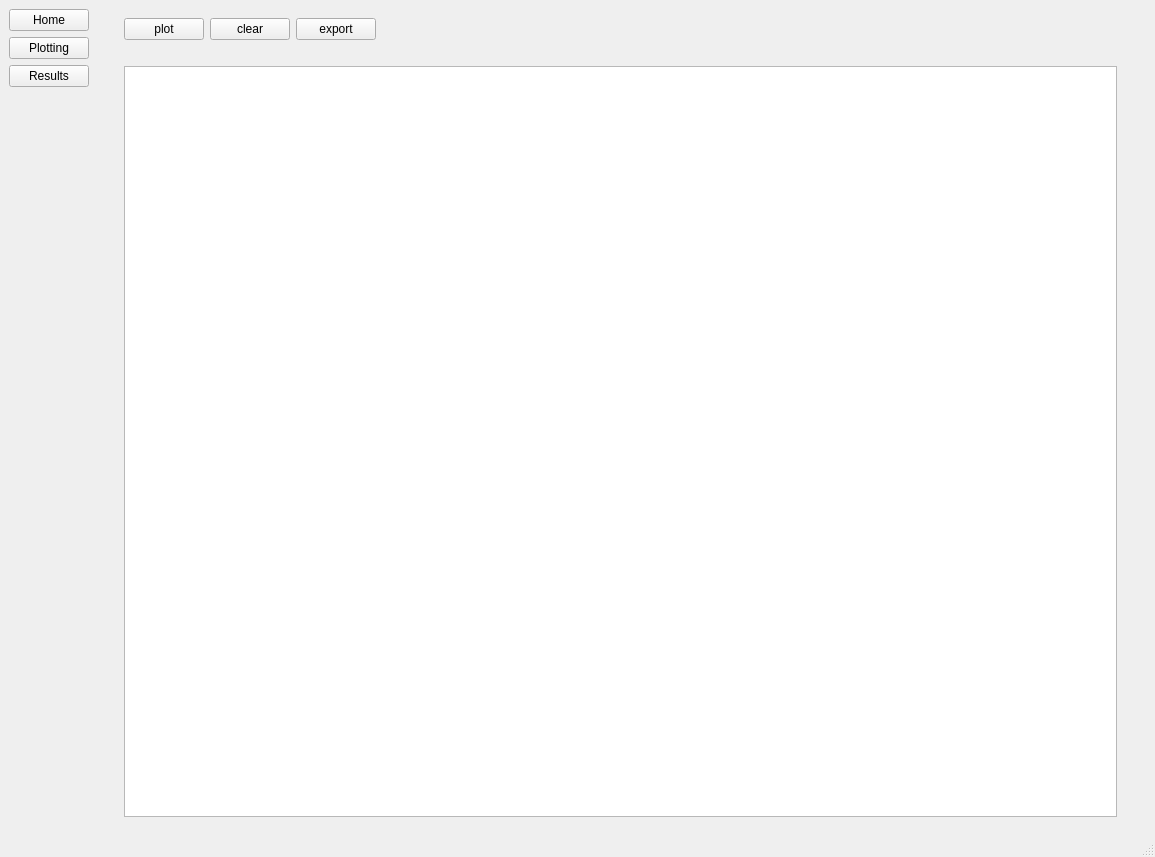
<?xml version="1.0" encoding="UTF-8"?>
<ui version="4.0">
 <class>MainWindow</class>
 <widget class="QMainWindow" name="MainWindow">
  <property name="geometry">
   <rect>
    <x>0</x>
    <y>0</y>
    <width>1155</width>
    <height>857</height>
   </rect>
  </property>
  <property name="windowTitle">
   <string>MainWindow</string>
  </property>
  <property name="styleSheet">
   <string notr="true"/>
  </property>
  <widget class="QWidget" name="centralwidget">
   <layout class="QVBoxLayout" name="verticalLayout_2">
    <item>
     <layout class="QHBoxLayout" name="horizontalLayout">
      <item>
       <layout class="QVBoxLayout" name="verticalLayout">
        <item>
         <widget class="QPushButton" name="button_Home">
          <property name="text">
           <string>Home</string>
          </property>
         </widget>
        </item>
        <item>
         <widget class="QPushButton" name="button_Plotting">
          <property name="text">
           <string>Plotting</string>
          </property>
         </widget>
        </item>
        <item>
         <widget class="QPushButton" name="button_Results">
          <property name="text">
           <string>Results</string>
          </property>
         </widget>
        </item>
        <item>
         <spacer name="verticalSpacer">
          <property name="orientation">
           <enum>Qt::Vertical</enum>
          </property>
          <property name="sizeHint" stdset="0">
           <size>
            <width>20</width>
            <height>40</height>
           </size>
          </property>
         </spacer>
        </item>
       </layout>
      </item>
      <item>
       <spacer name="verticalSpacer_2">
        <property name="orientation">
         <enum>Qt::Vertical</enum>
        </property>
        <property name="sizeHint" stdset="0">
         <size>
          <width>20</width>
          <height>40</height>
         </size>
        </property>
       </spacer>
      </item>
      <item>
       <widget class="QStackedWidget" name="stackedWidget">
        <property name="currentIndex">
         <number>0</number>
        </property>
        <widget class="QWidget" name="page_1">
         <layout class="QHBoxLayout" name="horizontalLayout_8">
          <item>
           <layout class="QVBoxLayout" name="verticalLayout_8">
            <item>
             <layout class="QVBoxLayout" name="verticalLayout_9">
              <item>
               <layout class="QHBoxLayout" name="horizontalLayout_9">
                <item>
                 <widget class="QPushButton" name="button_plot">
                  <property name="text">
                   <string>plot</string>
                  </property>
                 </widget>
                </item>
                <item>
                 <widget class="QPushButton" name="button_clear">
                  <property name="text">
                   <string>clear</string>
                  </property>
                 </widget>
                </item>
                <item>
                 <widget class="QPushButton" name="button_export">
                  <property name="text">
                   <string>export</string>
                  </property>
                 </widget>
                </item>
                <item>
                 <spacer name="horizontalSpacer_3">
                  <property name="orientation">
                   <enum>Qt::Horizontal</enum>
                  </property>
                  <property name="sizeHint" stdset="0">
                   <size>
                    <width>40</width>
                    <height>20</height>
                   </size>
                  </property>
                 </spacer>
                </item>
               </layout>
              </item>
              <item>
               <spacer name="horizontalSpacer_8">
                <property name="orientation">
                 <enum>Qt::Horizontal</enum>
                </property>
                <property name="sizeHint" stdset="0">
                 <size>
                  <width>40</width>
                  <height>20</height>
                 </size>
                </property>
               </spacer>
              </item>
              <item>
               <widget class="PlotWidget" name="plot1"/>
              </item>
             </layout>
            </item>
           </layout>
          </item>
         </layout>
        </widget>
        <widget class="QWidget" name="page_2">
         <layout class="QHBoxLayout" name="horizontalLayout_10">
          <item>
           <layout class="QVBoxLayout" name="verticalLayout_16">
            <item>
             <layout class="QVBoxLayout" name="verticalLayout_17">
              <item>
               <layout class="QVBoxLayout" name="verticalLayout_18">
                <item>
                 <layout class="QHBoxLayout" name="horizontalLayout_11">
                  <item>
                   <widget class="QPushButton" name="pushButton_19">
                    <property name="text">
                     <string>plot</string>
                    </property>
                   </widget>
                  </item>
                  <item>
                   <widget class="QPushButton" name="pushButton_20">
                    <property name="text">
                     <string>clear</string>
                    </property>
                   </widget>
                  </item>
                  <item>
                   <widget class="QPushButton" name="pushButton_21">
                    <property name="text">
                     <string>export</string>
                    </property>
                   </widget>
                  </item>
                  <item>
                   <spacer name="horizontalSpacer">
                    <property name="orientation">
                     <enum>Qt::Horizontal</enum>
                    </property>
                    <property name="sizeHint" stdset="0">
                     <size>
                      <width>40</width>
                      <height>20</height>
                     </size>
                    </property>
                   </spacer>
                  </item>
                 </layout>
                </item>
                <item>
                 <spacer name="horizontalSpacer_9">
                  <property name="orientation">
                   <enum>Qt::Horizontal</enum>
                  </property>
                  <property name="sizeHint" stdset="0">
                   <size>
                    <width>40</width>
                    <height>20</height>
                   </size>
                  </property>
                 </spacer>
                </item>
                <item>
                 <widget class="PlotWidget" name="plot2"/>
                </item>
                <item>
                 <spacer name="horizontalSpacer_10">
                  <property name="orientation">
                   <enum>Qt::Horizontal</enum>
                  </property>
                  <property name="sizeHint" stdset="0">
                   <size>
                    <width>40</width>
                    <height>20</height>
                   </size>
                  </property>
                 </spacer>
                </item>
                <item>
                 <layout class="QVBoxLayout" name="verticalLayout_19">
                  <item>
                   <layout class="QVBoxLayout" name="verticalLayout_20">
                    <item>
                     <layout class="QHBoxLayout" name="horizontalLayout_12">
                      <item>
                       <widget class="QPushButton" name="pushButton_22">
                        <property name="text">
                         <string>plot</string>
                        </property>
                       </widget>
                      </item>
                      <item>
                       <widget class="QPushButton" name="pushButton_23">
                        <property name="text">
                         <string>clear</string>
                        </property>
                       </widget>
                      </item>
                      <item>
                       <widget class="QPushButton" name="pushButton_24">
                        <property name="text">
                         <string>export</string>
                        </property>
                       </widget>
                      </item>
                      <item>
                       <spacer name="horizontalSpacer_2">
                        <property name="orientation">
                         <enum>Qt::Horizontal</enum>
                        </property>
                        <property name="sizeHint" stdset="0">
                         <size>
                          <width>40</width>
                          <height>20</height>
                         </size>
                        </property>
                       </spacer>
                      </item>
                     </layout>
                    </item>
                    <item>
                     <spacer name="horizontalSpacer_11">
                      <property name="orientation">
                       <enum>Qt::Horizontal</enum>
                      </property>
                      <property name="sizeHint" stdset="0">
                       <size>
                        <width>40</width>
                        <height>20</height>
                       </size>
                      </property>
                     </spacer>
                    </item>
                    <item>
                     <widget class="PlotWidget" name="plot3"/>
                    </item>
                   </layout>
                  </item>
                 </layout>
                </item>
               </layout>
              </item>
             </layout>
            </item>
           </layout>
          </item>
         </layout>
        </widget>
        <widget class="QWidget" name="page_3">
         <layout class="QVBoxLayout" name="verticalLayout_3">
          <item>
           <layout class="QVBoxLayout" name="verticalLayout_10">
            <item>
             <layout class="QVBoxLayout" name="verticalLayout_11">
              <item>
               <layout class="QHBoxLayout" name="horizontalLayout_13">
                <item>
                 <widget class="QPushButton" name="button_plot_2">
                  <property name="text">
                   <string>plot</string>
                  </property>
                 </widget>
                </item>
                <item>
                 <widget class="QPushButton" name="button_clear_2">
                  <property name="text">
                   <string>clear</string>
                  </property>
                 </widget>
                </item>
                <item>
                 <spacer name="horizontalSpacer_4">
                  <property name="orientation">
                   <enum>Qt::Horizontal</enum>
                  </property>
                  <property name="sizeHint" stdset="0">
                   <size>
                    <width>40</width>
                    <height>20</height>
                   </size>
                  </property>
                 </spacer>
                </item>
               </layout>
              </item>
              <item>
               <spacer name="horizontalSpacer_12">
                <property name="orientation">
                 <enum>Qt::Horizontal</enum>
                </property>
                <property name="sizeHint" stdset="0">
                 <size>
                  <width>40</width>
                  <height>20</height>
                 </size>
                </property>
               </spacer>
              </item>
              <item>
               <widget class="PlotWidget" name="plot4"/>
              </item>
             </layout>
            </item>
           </layout>
          </item>
         </layout>
        </widget>
       </widget>
      </item>
      <item>
       <spacer name="verticalSpacer_5">
        <property name="orientation">
         <enum>Qt::Vertical</enum>
        </property>
        <property name="sizeHint" stdset="0">
         <size>
          <width>20</width>
          <height>40</height>
         </size>
        </property>
       </spacer>
      </item>
     </layout>
    </item>
   </layout>
  </widget>
  <widget class="QStatusBar" name="statusbar"/>
 </widget>
 <customwidgets>
  <customwidget>
   <class>PlotWidget</class>
   <extends>QGraphicsView</extends>
   <header>pyqtgraph.h</header>
  </customwidget>
 </customwidgets>
 <resources/>
 <connections/>
</ui>
